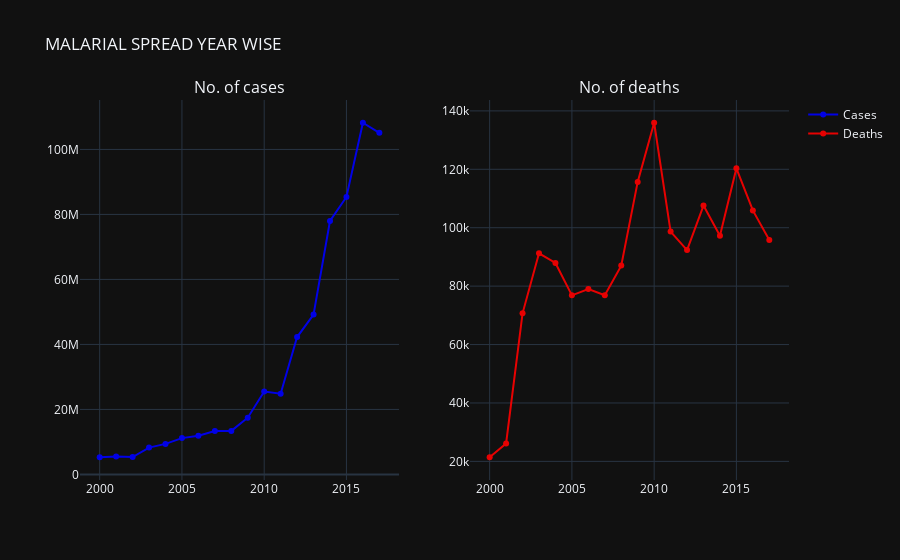

Source (notebook cell):
### Markdown cell above
# By visualizing the below graph we can infer that with the increase in the year number of cases and number of death also increases.

### Code cell
fig = make_subplots(rows=1,cols=2,column_titles = ('No. of cases','No. of deaths'))

trace_1 = go.Scatter(x=year_group['Year'],y=year_group['No. of cases'],name='Cases',opacity=0.9,mode='lines+markers',line_color='blue')

trace_2 = go.Scatter(x=year_group['Year'],y=year_group['No. of deaths'],name='Deaths',opacity=0.9,mode='lines+markers',line_color='red')

fig.append_trace(trace_1,1,1)
fig.append_trace(trace_2,1,2)

fig.update_layout(title_text="MALARIAL SPREAD YEAR WISE")
fig.show()

### Figure 1 — Plotly figure (JSON) as saved in the notebook; plotly's stock layout.template omitted (floating-point values rounded to 4 significant figures)
{"data": [{"line": {"color": "blue"}, "mode": "lines+markers", "name": "Cases", "opacity": 0.9, "type": "scatter", "x": [2000, 2001, 2002, 2003, 2004, 2005, 2006, 2007, 2008, 2009, 2010, 2011, 2012, 2013, 2014, 2015, 2016, 2017], "xaxis": "x", "y": [5279182, 5534764, 5335247, 8243454, 9389638, 11170319, 11898896, 13365529, 13395349, 17454477, 25484864, 24817945, 42265864, 49175016, 78001744, 85379317, 108212723, 105109520], "yaxis": "y"}, {"line": {"color": "red"}, "mode": "lines+markers", "name": "Deaths", "opacity": 0.9, "type": "scatter", "x": [2000, 2001, 2002, 2003, 2004, 2005, 2006, 2007, 2008, 2009, 2010, 2011, 2012, 2013, 2014, 2015, 2016, 2017], "xaxis": "x2", "y": [21419, 26162, 70683, 91247, 87926, 76842, 78995, 76904, 87024, 115694, 135936, 98690, 92357, 107591, 97273, 120335, 105929, 95803], "yaxis": "y2"}], "layout": {"annotations": [{"font": {"size": 16}, "showarrow": false, "text": "No. of cases", "x": 0.225, "xanchor": "center", "xref": "paper", "y": 1, "yanchor": "bottom", "yref": "paper"}, {"font": {"size": 16}, "showarrow": false, "text": "No. of deaths", "x": 0.775, "xanchor": "center", "xref": "paper", "y": 1, "yanchor": "bottom", "yref": "paper"}], "title": {"text": "MALARIAL SPREAD YEAR WISE"}, "xaxis": {"anchor": "y", "domain": [0, 0.45]}, "xaxis2": {"anchor": "y2", "domain": [0.55, 1]}, "yaxis": {"anchor": "x", "domain": [0, 1]}, "yaxis2": {"anchor": "x2", "domain": [0, 1]}}}
